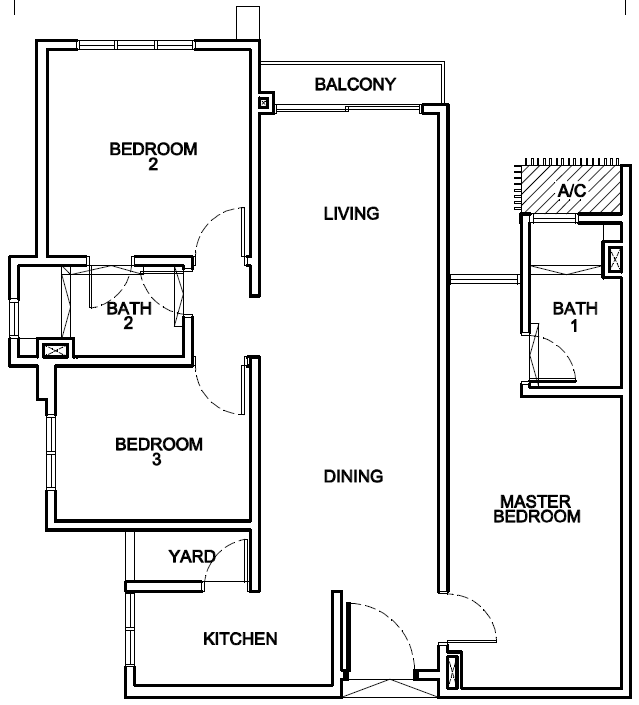
#> input picture Images/01.png, 639 x 705 px, found by its file name
$ jupyter execute --allow-errors ARFP.ipynb   (shell and % lines are left out)
#> lines starting #> are read from the running program, lines starting #| are printed output that depends on the picture; after the words box and inside, x2 and y2 are one past the last pixel; in counts of white or black regions, pixels touching at a corner belong together
#> further down, img is the input picture: shape (705, 639, 3); min 0, max 255, mean 235.3
#| (705, 639, 3)
[cell 1]
import cv2
import numpy as np
import pytesseract
import random
from matplotlib import pyplot as plt
# since colab doesn't support cv2.show, we need to import another version from colab itself
from google.colab.patches import cv2_imshow

[cell 2]
def extract_room_labels(img):
    # Create mask of same size as image
    mask = np.zeros(img.shape, dtype=np.uint8)

    # Convert image to grayscale
    gray = cv2.cvtColor(img, cv2.COLOR_BGR2GRAY)
    # Apply adaptive thresholding
    threshold = cv2.threshold(gray, 0, 255, cv2.THRESH_BINARY + cv2.THRESH_OTSU)[1]
#> threshold: shape (705, 639); 92.3% white; 240 black regions (167 under 20 px)

    # Find contours in binary image
    contours, hierarchy = cv2.findContours(
        threshold, cv2.RETR_TREE, cv2.CHAIN_APPROX_SIMPLE
    )
#> contours = 840 contours, 693 with area under 20; largest, box (x1, y1, x2, y2) and area: (0, 0, 639, 705) 449094, (7, 5, 633, 700) 348238, (49, 50, 620, 687) 242529, (531, 275, 620, 386) 8875, (71, 274, 182, 355) 8093

    # Draw contours on mask for those within width and height boundaries
    for cnt in contours:
        x, y, w, h = cv2.boundingRect(cnt)
        if w < 40 and 12 < h < 20:  # Parameters
            cv2.drawContours(mask, [cnt], 0, (255, 255, 255), 1)
#> this loop made 840 passes
#> (x, y, w, h) on passes 1 to 3: (0, 0, 639, 705), (7, 5, 626, 695), (343, 680, 94, 17)
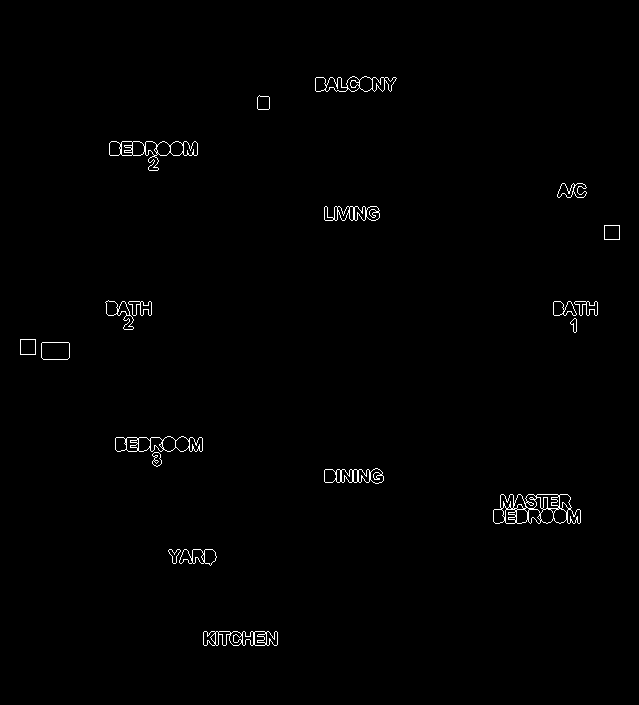
#> mask: shape (705, 639, 3); 0.83% white in thin lines or dots, all inside (x1, y1, x2, y2) = (20, 76, 620, 646)

    # cv2_imshow("mask", mask)

    # Perform dilation on the contoured objects so words can be identified as one and repeat process as above
    kernel = np.ones((4, 4), np.uint8)  # Variable
    dilation = cv2.dilate(mask, kernel, iterations=1)
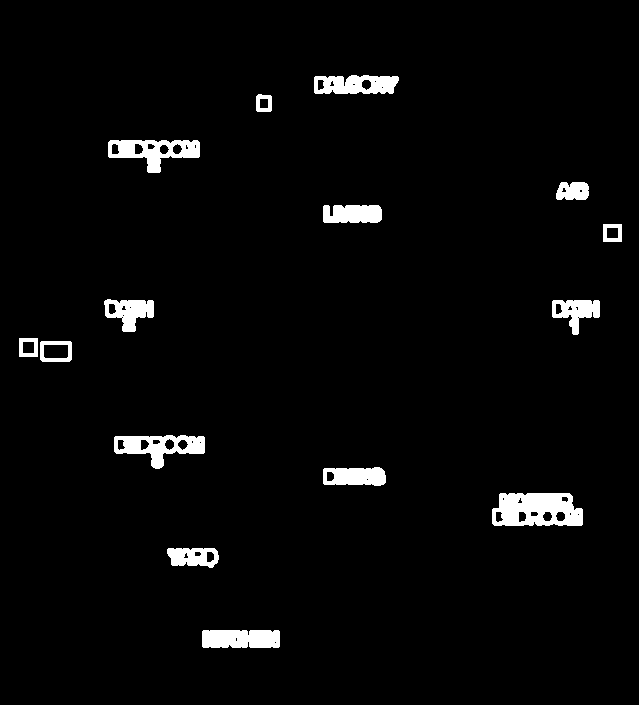
#> dilation: shape (705, 639, 3); 3.2% white; 15 white regions, largest, box (x1, y1, x2, y2) and area: (492, 493, 583, 526) 2379, (108, 140, 200, 173) 1522, (114, 435, 205, 469) 1510
    gray_d = cv2.cvtColor(dilation, cv2.COLOR_BGR2GRAY)
#> gray_d: shape (705, 639); 3.2% white; 15 white regions

    threshold_d = cv2.threshold(gray_d, 0, 255, cv2.THRESH_BINARY + cv2.THRESH_OTSU)[1]
    contours_d, hierarchy = cv2.findContours(
        threshold_d, cv2.RETR_EXTERNAL, cv2.CHAIN_APPROX_SIMPLE
    )
#> contours_d = 15 contours; largest, box (x1, y1, x2, y2) and area: (492, 493, 583, 526) 2568, (108, 140, 200, 173) 1692, (114, 435, 205, 469) 1667, (314, 75, 399, 94) 1311, (202, 630, 280, 648) 1264

    # Create copy to show image once texts are removed
    text_extracted_img = img.copy()
    bounded_text_img = img.copy()

    ROI = []
    coordinates = []

    # Draw rectangle on bounding boxes within width and height boundaries
    for cnt in contours_d:
        x, y, w, h = cv2.boundingRect(cnt)
        if w > 30 and h > 10:  # Parameter
            cv2.rectangle(bounded_text_img, (x, y), (x + w, y + h), (0, 255, 0), 2)
            roi_c = bounded_text_img[y : y + h, x : x + w]
            coordinates.append((x, y, w, h))
            ROI.append(roi_c)
            text_extracted_img[
                y : y + h, x : x + w
            ] = 255  # Replace the identified text with white color
#> this loop made 15 passes
#> (x, y, w, h) on passes 1, 2, 3, 4, 5, 6, 8, 9, 11, 12, 13, 14: (202, 630, 78, 18), (167, 548, 52, 20), (492, 493, 91, 33), (323, 467, 63, 19), (114, 435, 91, 34), (40, 341, 32, 21), (552, 300, 48, 35), (104, 299, 50, 33), (323, 205, 59, 18), (556, 182, 33, 18), (108, 140, 92, 33), (256, 94, 16, 18)
#> (cnt, x, y, w, h) on passes 7, 10: ([[19, 338], [19, 356], [37, 356], [37, 338]], 19, 338, 19, 19), ([[603, 224], [603, 241], [621, 241], [621, 224]], 603, 224, 19, 18)
#> pass 2, in extract_room_labels, `roi_c = bounded_text_img[y : y + h, x : x + w]`:
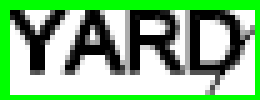
#> roi_c: shape (20, 52, 3) (shown 5 times larger); mean B, G, R 132.6, 183.4, 132.6
#> pass 3, in extract_room_labels, `roi_c = bounded_text_img[y : y + h, x : x + w]`:
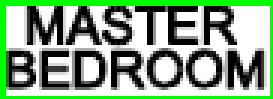
#> roi_c: shape (33, 91, 3) (shown 3 times larger); mean B, G, R 135, 165.8, 135
#> after the loop:
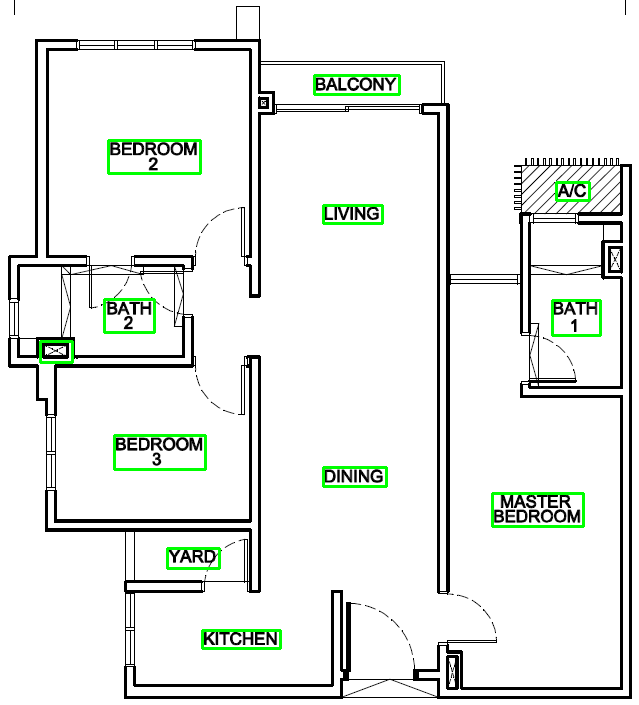
#> bounded_text_img: shape (705, 639, 3); 1.42% of pixels changed, all inside (x1, y1, x2, y2) = (39, 74, 602, 650)
#> after the loop:
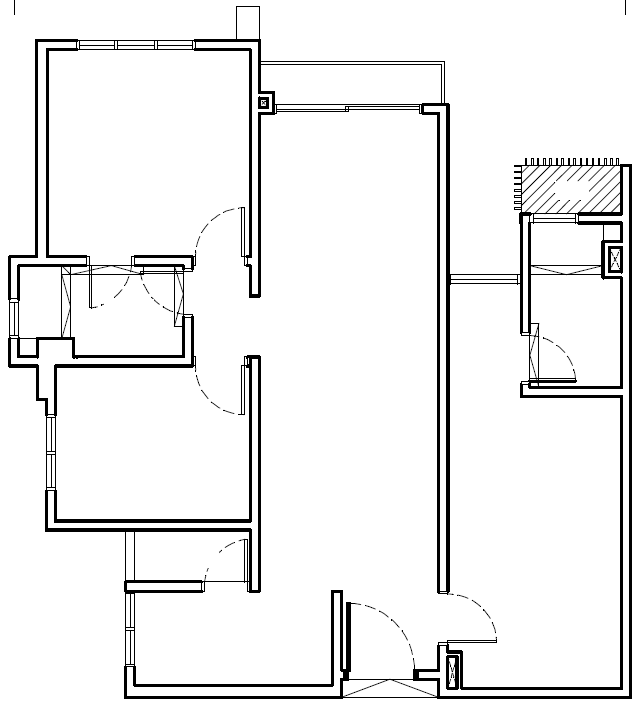
#> text_extracted_img: shape (705, 639, 3); 1.77% of pixels changed, all inside (x1, y1, x2, y2) = (42, 77, 598, 646)
#> after the loop, ROI = 12 items; coordinates = [(202, 630, 78, 18), (167, 548, 52, 20), (492, 493, 91, 33), (323, 467, 63, 19), (114, 435, 91, 34), (40, 341, 32, 21), (552, 300, 48, 35), (104, 299, 50, 33), (323, 205, 59, 18), (556, 182, 33, 18), (108, 140, 92, 33), (314, 75, 85, 19)]

    # plt.figure()
    # plt.imshow(bounded_text_img)
    cv2_imshow(bounded_text_img)

    # Extract texts from bounding boxes
    room_labels = []
    for i, room in enumerate(ROI):
        text = pytesseract.image_to_string(room, lang="eng", config="--psm 6")  # config
        text = text.replace("\n", " ")
        room_labels.append((text, coordinates[i]))
#> this loop made 1 pass
#> after the loop, room_labels = []

    return room_labels, text_extracted_img
# [86 lines left out: functions fill_wall_gaps, detect_rooms, match_room_and_label, not called in this run]

[cell 3]
img  = cv2.imread('/content/ARFP/Images/01.png')
print(img.shape) # to verify thtat image has been read

$ run again, with Images/02.png copied over Images/01.png
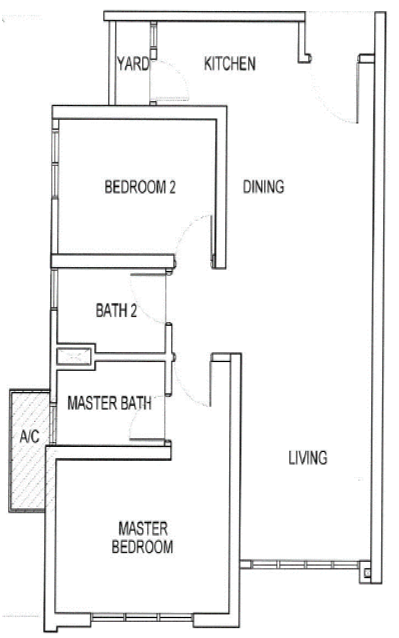
#> input picture Images/02.png, 399 x 638 px, found by its file name
#> img is the input picture: shape (638, 399, 3); mean B, G, R 243.1, 243.1, 243.1
#| (638, 399, 3)
#> in extract_room_labels, `threshold = cv2.threshold(gray, 0, 255, cv2.THRESH_BINARY + cv2.THRESH..`:
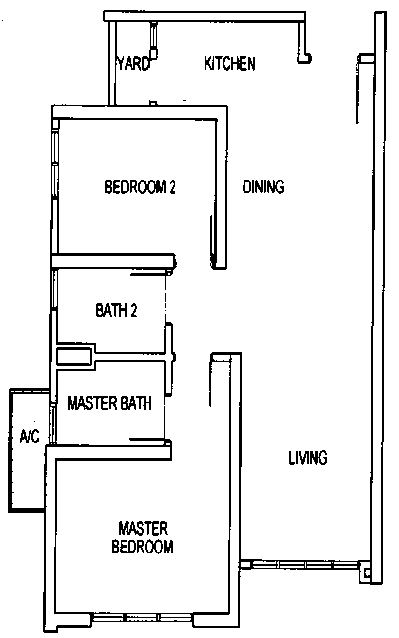
#> threshold: shape (638, 399); 92.8% white; black in thin lines or dots
#> contours = 141 contours, 55 with area under 20; largest, box (x1, y1, x2, y2) and area: (0, 0, 399, 638) 253526, (7, 9, 388, 634) 43114, (372, 13, 384, 582) 4302, (12, 394, 49, 508) 3732, (45, 447, 170, 630) 2867
#> the loop in extract_room_labels, `for cnt in contours:` made 141 passes
#> (x, y, w, h) on passes 2, 3, 5, 6, 7, 8, 9, 10: (163, 539, 11, 15), (136, 539, 9, 15), (119, 539, 18, 15), (130, 542, 4, 9), (144, 538, 20, 17), (156, 542, 5, 10), (147, 542, 5, 10), (111, 538, 9, 16)
#> dilation: shape (638, 399, 3); 3.7% white; 11 white regions, largest, box (x1, y1, x2, y2) and area: (110, 519, 176, 557) 1968, (66, 394, 154, 413) 1562, (103, 178, 178, 197) 1163
#> gray_d: shape (638, 399); 3.7% white; 11 white regions
#> contours_d = 11 contours; largest, box (x1, y1, x2, y2) and area: (110, 519, 176, 557) 2089, (66, 394, 154, 413) 1532, (103, 178, 178, 197) 1272, (203, 54, 258, 74) 966, (94, 301, 140, 320) 785
#> the loop in extract_room_labels, `for cnt in contours_d:` made 11 passes
#> (x, y, w, h) on passes 1 to 8: (110, 519, 66, 38), (287, 448, 43, 20), (18, 427, 24, 19), (66, 394, 88, 19), (57, 349, 35, 17), (94, 301, 46, 19), (241, 178, 46, 19), (103, 178, 75, 19)
#> after the loop in extract_room_labels, `for cnt in contours_d:`:
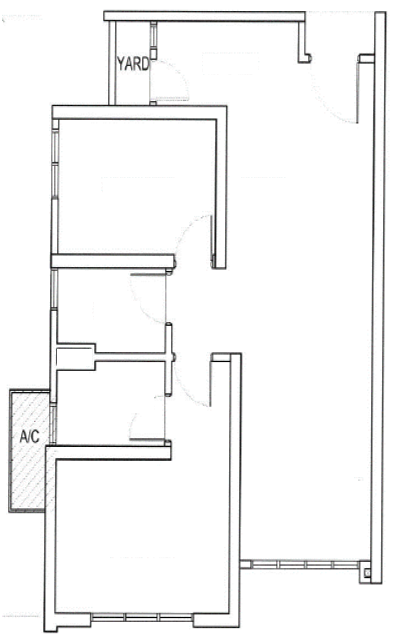
#> text_extracted_img: shape (638, 399, 3); 3.05% of pixels changed, all inside (x1, y1, x2, y2) = (57, 54, 329, 557)
#> after the loop in extract_room_labels, `for cnt in contours_d:`: ROI = 8 items; coordinates = [(110, 519, 66, 38), (287, 448, 43, 20), (66, 394, 88, 19), (57, 349, 35, 17), (94, 301, 46, 19), (241, 178, 46, 19), (103, 178, 75, 19), (203, 54, 55, 20)]
#> the loop in extract_room_labels, `for i, room in enumerate(ROI):` made 1 pass
#> after the loop in extract_room_labels, `for i, room in enumerate(ROI):`: room_labels = []

$ run again, with Images/03.png copied over Images/01.png
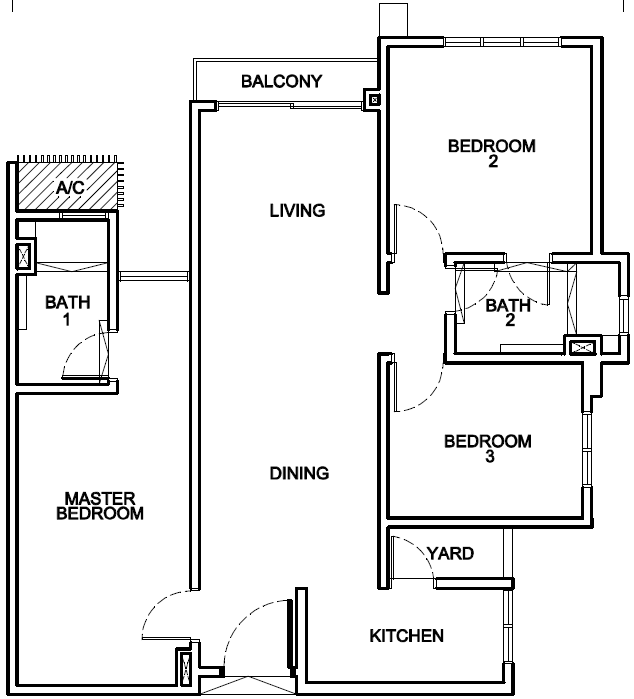
#> input picture Images/03.png, 634 x 699 px, found by its file name
#> img is the input picture: shape (699, 634, 3); min 0, max 255, mean 233.7
#| (699, 634, 3)
#> threshold: shape (699, 634); 91.7% white; 251 black regions (179 under 20 px)
#> contours = 842 contours, 696 with area under 20; largest, box (x1, y1, x2, y2) and area: (0, 0, 634, 699) 441788, (5, 2, 631, 697) 348627, (19, 47, 590, 684) 242328, (19, 272, 107, 383) 8340, (457, 271, 567, 352) 7517
#> the loop in extract_room_labels, `for cnt in contours:` made 842 passes
#> (x, y, w, h) on passes 1 to 3: (0, 0, 634, 699), (5, 2, 626, 695), (201, 677, 94, 17)
#> after the loop in extract_room_labels, `for cnt in contours:`:
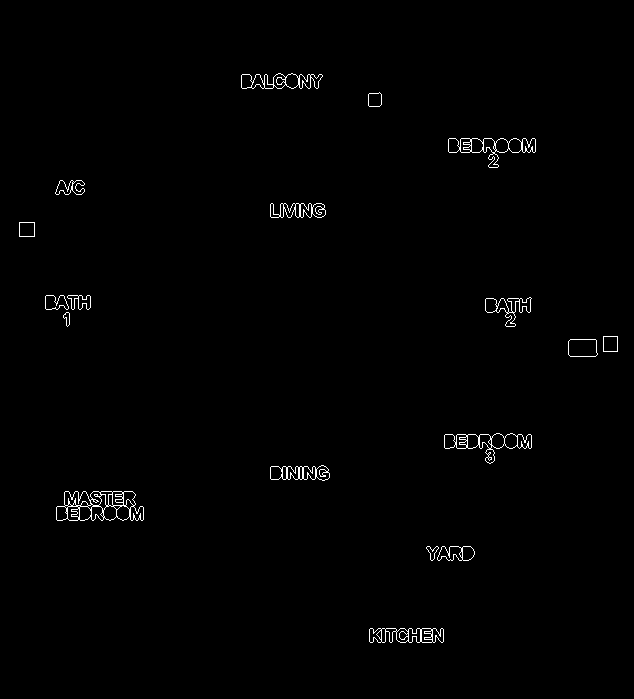
#> mask: shape (699, 634, 3); 0.84% white in thin lines or dots, all inside (x1, y1, x2, y2) = (19, 73, 618, 643)
#> dilation: shape (699, 634, 3); 3.2% white; 15 white regions, largest, box (x1, y1, x2, y2) and area: (55, 490, 146, 523) 2382, (447, 137, 538, 170) 1520, (443, 432, 534, 466) 1517
#> gray_d: shape (699, 634); 3.2% white; 15 white regions
#> contours_d = 15 contours; largest, box (x1, y1, x2, y2) and area: (55, 490, 146, 523) 2582, (443, 432, 534, 466) 1679, (447, 137, 538, 170) 1676, (240, 72, 325, 91) 1316, (368, 627, 446, 645) 1280
#> the loop in extract_room_labels, `for cnt in contours_d:` made 15 passes
#> (x, y, w, h) on passes 1, 2, 3, 4, 5, 6, 8, 9: (368, 627, 78, 18), (425, 545, 52, 18), (55, 490, 91, 33), (269, 464, 63, 19), (443, 432, 91, 34), (567, 338, 33, 21), (484, 296, 50, 33), (44, 294, 49, 35)
#> after the loop in extract_room_labels, `for cnt in contours_d:`:
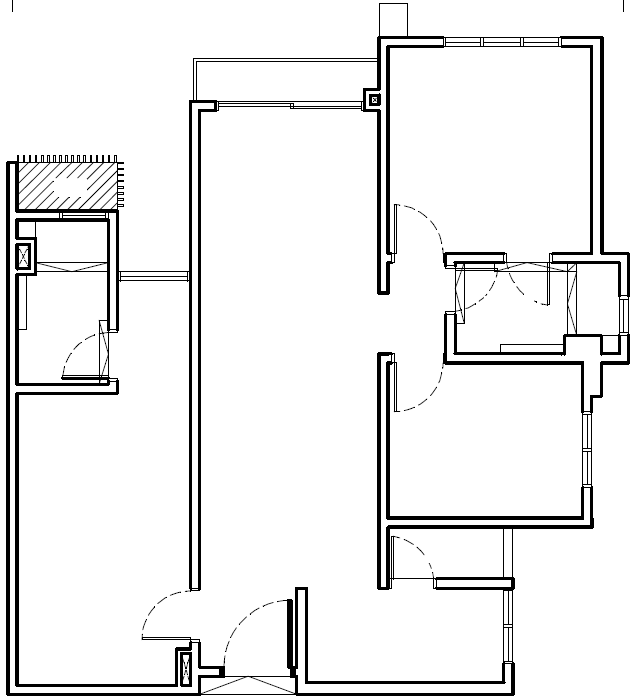
#> text_extracted_img: shape (699, 634, 3); 1.83% of pixels changed, all inside (x1, y1, x2, y2) = (45, 74, 597, 643)
#> after the loop in extract_room_labels, `for cnt in contours_d:`: ROI = 12 items; coordinates = [(368, 627, 78, 18), (425, 545, 52, 18), (55, 490, 91, 33), (269, 464, 63, 19), (443, 432, 91, 34), (567, 338, 33, 21), (484, 296, 50, 33), (44, 294, 49, 35), (269, 202, 59, 18), (54, 179, 33, 18), (447, 137, 91, 33), (240, 72, 85, 19)]
#> the loop in extract_room_labels, `for i, room in enumerate(ROI):` made 1 pass
#> after the loop in extract_room_labels, `for i, room in enumerate(ROI):`: room_labels = []

$ run again, with Images/04.png copied over Images/01.png
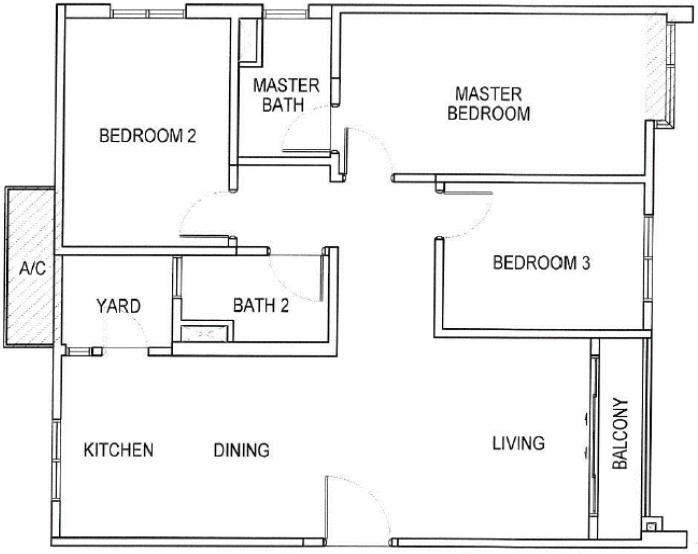
#> input picture Images/04.png, 698 x 554 px, found by its file name
#> img is the input picture: shape (554, 698, 3); mean B, G, R 240.9, 240.8, 240.9
#| (554, 698, 3)
#> in extract_room_labels, `threshold = cv2.threshold(gray, 0, 255, cv2.THRESH_BINARY + cv2.THRESH..`:
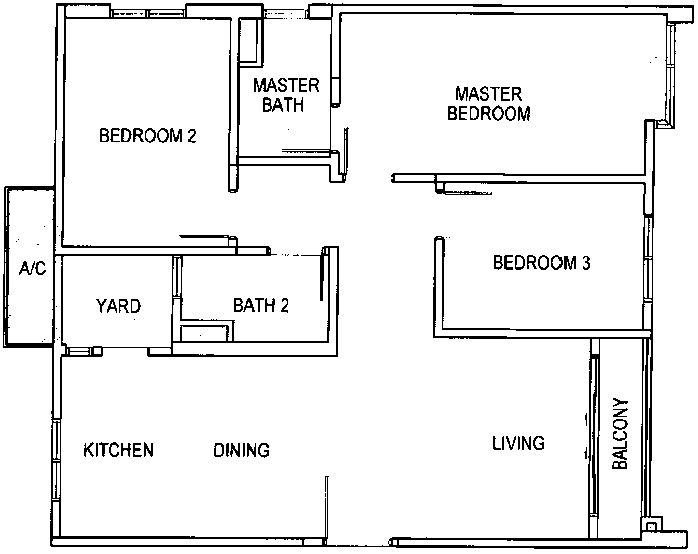
#> threshold: shape (554, 698); 92.9% white; black in thin lines or dots
#> contours = 267 contours, 117 with area under 20; largest, box (x1, y1, x2, y2) and area: (0, 0, 698, 554) 385441, (2, 2, 695, 550) 327692, (61, 14, 666, 546) 249594, (62, 256, 172, 347) 9665, (598, 339, 642, 539) 8109
#> the loop in extract_room_labels, `for cnt in contours:` made 267 passes
#> (x, y, w, h) on passes 3 to 5: (271, 97, 13, 16), (276, 101, 3, 4), (293, 96, 11, 17)
#> dilation: shape (554, 698, 3); 3.7% white; 19 white regions, largest, box (x1, y1, x2, y2) and area: (446, 84, 533, 124) 2614, (252, 76, 322, 115) 2016, (82, 440, 156, 460) 1370
#> gray_d: shape (554, 698); 3.7% white; 19 white regions
#> contours_d = 19 contours; largest, box (x1, y1, x2, y2) and area: (446, 84, 533, 124) 2846, (252, 76, 322, 115) 2064, (492, 253, 579, 273) 1534, (98, 126, 185, 146) 1504, (82, 440, 156, 460) 1286
#> the loop in extract_room_labels, `for cnt in contours_d:` made 19 passes
#> (x, y, w, h) on passes 1 to 8: (641, 516, 22, 16), (610, 447, 20, 16), (582, 445, 8, 17), (212, 441, 60, 20), (82, 440, 74, 20), (491, 434, 56, 19), (611, 417, 20, 16), (583, 411, 7, 18)
#> after the loop in extract_room_labels, `for cnt in contours_d:`:
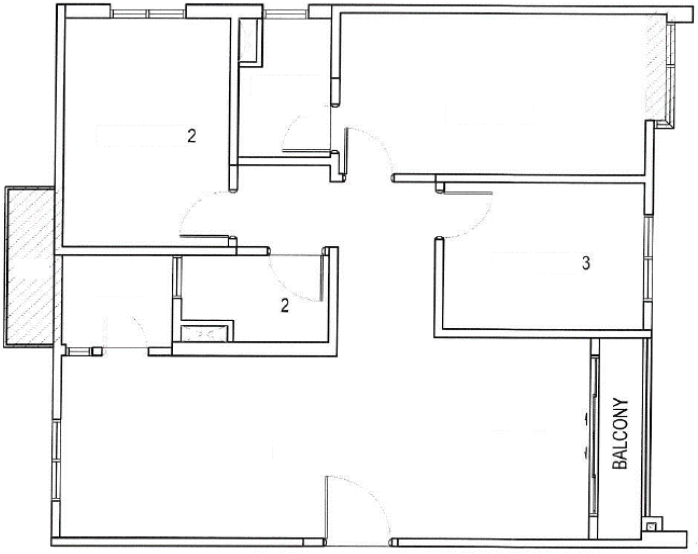
#> text_extracted_img: shape (554, 698, 3); 3.4% of pixels changed, all inside (x1, y1, x2, y2) = (17, 76, 579, 459)
#> after the loop in extract_room_labels, `for cnt in contours_d:`: ROI = 10 items; coordinates = [(212, 441, 60, 20), (82, 440, 74, 20), (491, 434, 56, 19), (94, 297, 50, 19), (232, 296, 46, 19), (17, 259, 32, 19), (492, 253, 87, 20), (98, 126, 87, 20), (446, 84, 87, 40), (252, 76, 70, 39)]
#> the loop in extract_room_labels, `for i, room in enumerate(ROI):` made 1 pass
#> after the loop in extract_room_labels, `for i, room in enumerate(ROI):`: room_labels = []
